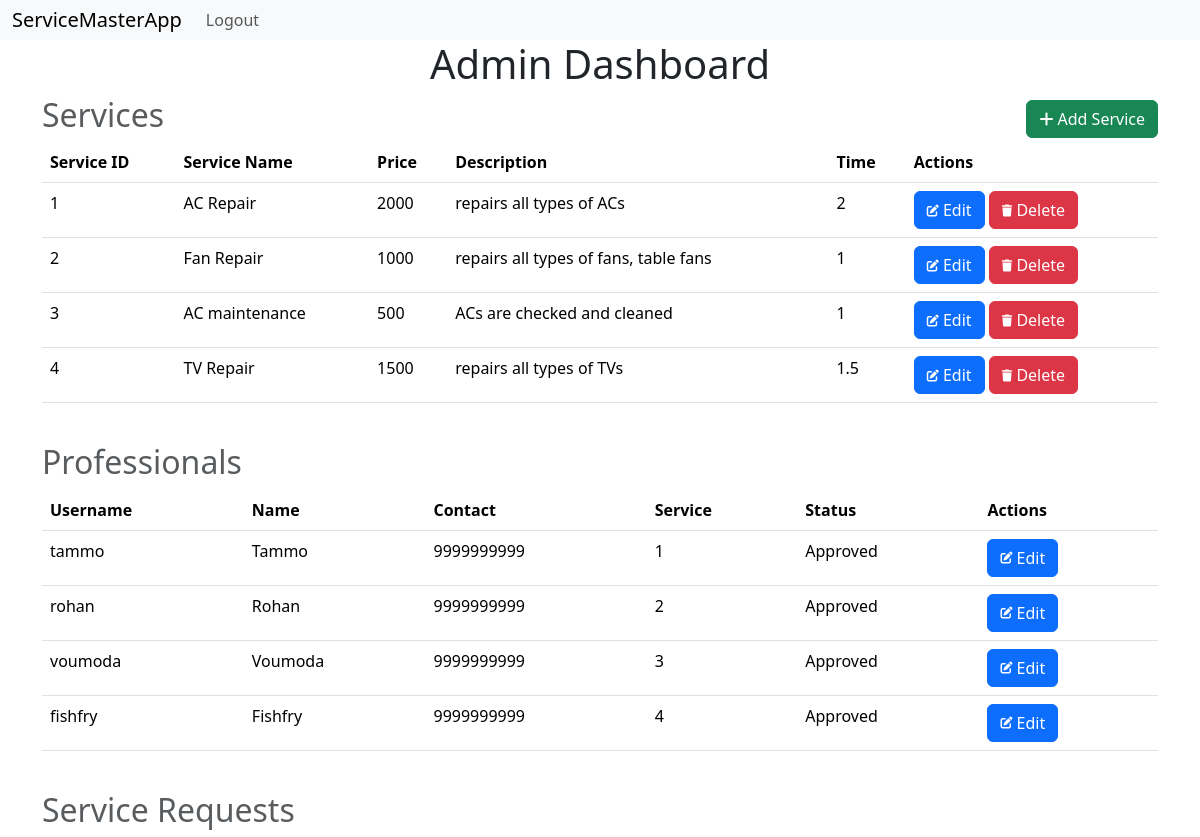
Before: /admin (signed in) with the older database file.
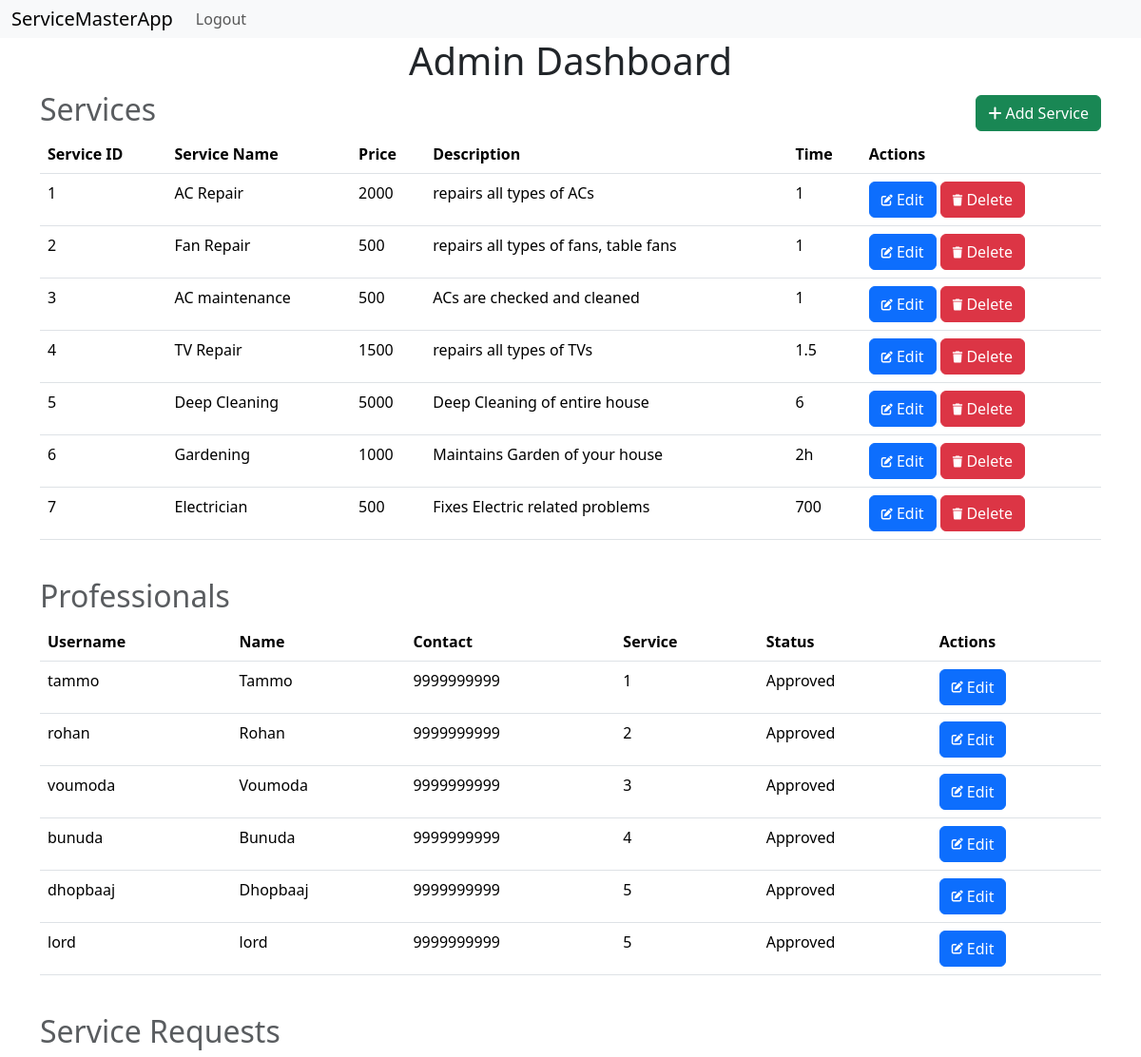
After: the same page with the newer database file.
### models.py (models this page shows, shortened)
class Service(db.Model):
    __tablename__='service'
    id=db.Column(db.Integer,primary_key=True)
    name=db.Column(db.String(32),nullable=False)
    price=db.Column(db.Integer, nullable=False)
    description=db.Column(db.String(512), nullable=False)
    time=db.Column(db.Integer,nullable=False)
    professionals=db.relationship('Professional', backref='service', lazy=True)

class Professional(db.Model):
    __tablename__='professional'
    id=db.Column(db.Integer, primary_key=True)
    username=db.Column(db.String(32), nullable=False, unique=True)
    passwordhash=db.Column(db.String(512), nullable=False)
    name=db.Column(db.String(64), nullable=False)
    contact=db.Column(db.Integer, nullable=False)
    service_id=db.Column(db.Integer, db.ForeignKey('service.id'), nullable=False)
    experience=db.Column(db.Integer, nullable=False)
    pincode=db.Column(db.String(8), nullable=False)
    utype=db.Column(db.String(16), nullable=False, default='Professional')
    status=db.Column(db.String(16), nullable=True, default='Pending')
    profile=db.Column(db.String(512), nullable=False)
    @property
    def password(self):
        raise AttributeError('password is not a readable attribute')

### routes.py (the view)
@app.route('/admin')
@admin_required
def admin():
    user=Customer.query.get(session['user_id'])
    if not user.is_admin:
        flash('Unauthorized Access')
        session.pop('user_id', None)
        return redirect(url_for('login'))
    return render_template('admin.html', user=user, service=Service.query.all(), professional=Professional.query.all())

### routes.py (called while the page is built)
def admin_required(func):
    @wraps(func)
    def inner(*args, **kwargs):
        if 'user_id' not in session:
            flash('Please Login')
            return redirect(url_for('login'))
        user=Customer.query.get(session['user_id'])
        if not user.is_admin:
            flash('Unauthorized Access')
            return redirect(url_for('cprofile'))
        return func(*args, **kwargs)
    return inner

### templates/admin.html (shortened to what this page needs)
{% extends 'layout.html' %}
{% block content %}
    <h1>Admin Dashboard</h1>
    <div class="heading">
        <h2 class="text-muted">Services</h2>
        <a class="btn btn-success" href="{{url_for('add_services')}}">
            <i class="fas fa-plus"></i>
            Add Service
        </a>
    </div>
    <table class="table">
        <thead>
            <th>Service ID</th>
            <th>Service Name</th>
            <th>Price</th>
            <th>Description</th>
            <th>Time</th>
            <th>Actions</th>
        </thead>
        <tbody>
            {% for s in service %}
                <tr>
                    <td>{{s.id}}</td>
                    <td>{{s.name}}</td>
                    <td>{{s.price}}</td>
                    <td>{{s.description}}</td>
                    <td>{{s.time}}</td>
                    <td>
                        <a class="btn btn-primary" href="{{url_for('edit_service', service_id=s.id)}}">
                            <i class="fas fa-edit fa-xs"></i>
                            Edit
                        </a>
                        <a class="btn btn-danger" href="{{url_for('delete_service', service_id=s.id)}}">
                            <i class="fas fa-trash fa-xs"></i>
                            Delete
                        </a>
                    </td>
                </tr>
            {% endfor %}
        </tbody>
    </table>
    <br>
    <div class="heading">
        <h2 class="text-muted">Professionals</h2>
    </div>
    <table class="table">
        <thead>
            <th>Username</th>
            <th>Name</th>
            <th>Contact</th>
            <th>Service</th>
            <th>Status</th>
            <th>Actions</th>
        </thead>
        <tbody>
            {% for p in professional %}
                <tr>
                    <td>{{p.username}}</td>
                    <td>{{p.name}}</td>
                    <td>{{p.contact}}</td>
                    <td>{{p.service_id}}</td>
                    <td>{{p.status}}</td>
                    <td><a class="btn btn-primary" href="{{url_for('update_professional', professional_id=p.id)}}">
                        <i class="fas fa-edit fa-xs"></i>
                        Edit
                    </a></td>
                </tr>
            {% endfor %}
        </tbody>
    </table>
    <br>
    <div class="heading">
        <h2 class="text-muted">Service Requests</h2>
    </div>
{% endblock %}

### templates/layout.html (shortened to what this page needs)
<!DOCTYPE html>
<html lang="en">
<head>
    <link href="https://cdn.jsdelivr.net/npm/bootstrap@5.3.3/dist/css/bootstrap.min.css" rel="stylesheet">
    <link rel="stylesheet" href="https://cdnjs.cloudflare.com/ajax/libs/font-awesome/6.6.0/css/all.min.css">
</head>
<body>
    {% include 'navbar.html' %}
    <div class="container">
        {% block content %}
        {% endblock %}
    </div>
</body>
</html>

### templates/navbar.html (shortened to what this page needs)
<nav class="navbar navbar-expand-lg bg-body-tertiary">
    <div class="container-fluid">
      <a class="navbar-brand" href="/">ServiceMasterApp</a>
      <div class="collapse navbar-collapse" id="navbarNav">
        <ul class="navbar-nav">
          {% if user and user.is_admin%}
          <li class="nav-item">
            <a class="nav-link" href="{{url_for('logout')}}">Logout</a>
          </li>
          {% endif %}
        </ul>
      </div>
    </div>
  </nav>

### templates/admin.html (style rules this page uses)
.heading { display: flex; justify-content: space-between; align-items: center; }
h1 { text-align: center; }

### templates/navbar.html (style rules this page uses)
.navbar { width: 100%; padding: 0px; }

Changed rows visible on the page:
changed Service "AC Repair": time "2" → "1"
changed Service "Fan Repair": price "1000" → "500"
added Service: id "5", name "Deep Cleaning", price "5000", description "Deep Cleaning of entire house", time "6"
added Service: id "6", name "Gardening", price "1000", description "Maintains Garden of your house", time "2h"
added Service: id "7", name "Electrician", price "500", description "Fixes Electric related problems", time "700"
changed Professional: username "fishfry" → "bunuda"; name "Fishfry" → "Bunuda"
added Professional: username "dhopbaaj", name "Dhopbaaj", contact "9999999999", service_id "5", status "Approved"
added Professional: username "lord", name "lord", contact "9999999999", service_id "5", status "Approved"
